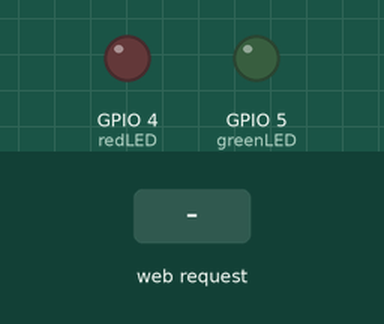
The sketch below on a simulated ESP8266 (NodeMCU). On the bench: output pins drawn as LEDs (lit = HIGH). Inputs (shaded band) come from the test bench. What the sketch prints to the serial monitor is not drawn.

Above: at 1.2 s.
1.3 s: HTTP request GET /green received
At 2.4 s:
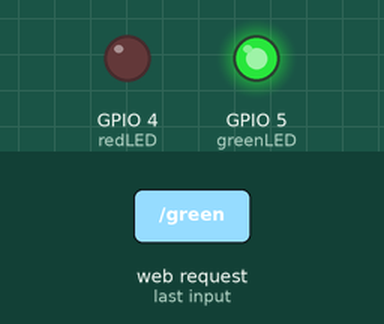
2.8 s: HTTP request GET /red received
At 3.6 s:
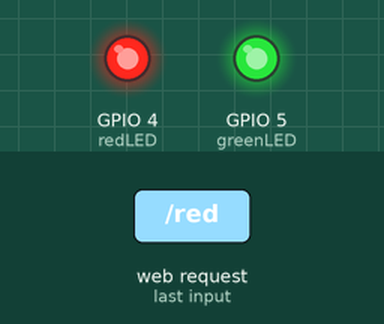
4.3 s: HTTP request GET /green received
At 4.7 s:
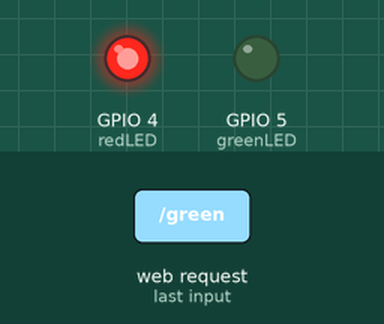
Timing chart, 0 to 7.3 s (numbered marks = the images above; inputs shaded):
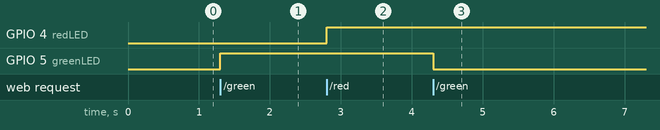

The sketch:

ESP_LEDS.ino
```cpp
#include <ESP8266WiFi.h>
#include <ESP8266WebServer.h>

const char* ssid = "ESP";
const char* password = "Galaxy@123";

// LED pins using GPIO numbers
const int greenLED = 5;  // GPIO5 (was D1)
const int redLED = 4;    // GPIO4 (was D2)

// LED states
bool greenState = false;
bool redState = false;

// Web server on port 80
ESP8266WebServer server(80);

// HTML content
String htmlPage() {
  String html = "<!DOCTYPE html><html><head><title>LED Control</title>";
  html += "<style>body{text-align:center;font-family:sans-serif;}";
  html += ".btn{padding:20px 40px;font-size:20px;margin:20px;border:none;border-radius:10px;cursor:pointer;}";
  html += ".green{background-color:green;color:white;}";
  html += ".red{background-color:red;color:white;}";
  html += "</style></head><body>";
  html += "<h1>ESP8266 LED Control</h1>";
  html += "<form action=\"/green\"><button class=\"btn green\">Green LED</button></form>";
  html += "<form action=\"/red\"><button class=\"btn red\">Red LED</button></form>";
  html += "</body></html>";
  return html;
}

void handleRoot() {
  server.send(200, "text/html", htmlPage());
}

void toggleGreen() {
  greenState = !greenState;
  digitalWrite(greenLED, greenState);
  handleRoot();
}

void toggleRed() {
  redState = !redState;
  digitalWrite(redLED, redState);
  handleRoot();
}

void setup() {
  pinMode(greenLED, OUTPUT);
  pinMode(redLED, OUTPUT);
  digitalWrite(greenLED, LOW);
  digitalWrite(redLED, LOW);

  // Start Wi-Fi Access Point
  WiFi.softAP(ssid, password);
  Serial.begin(115200);
  Serial.println("Access Point Started");
  Serial.println(WiFi.softAPIP());

  // Setup web routes
  server.on("/", handleRoot);
  server.on("/green", toggleGreen);
  server.on("/red", toggleRed);

  server.begin();
  Serial.println("Web server started");
}

void loop() {
  server.handleClient();
}
```

Measured:
- after the input at 1.3 s, GPIO 5 (greenLED): LOW → HIGH at once
- after the input at 2.8 s, GPIO 4 (redLED): LOW → HIGH at once
- after the input at 4.3 s, GPIO 5 (greenLED): HIGH → LOW at once
